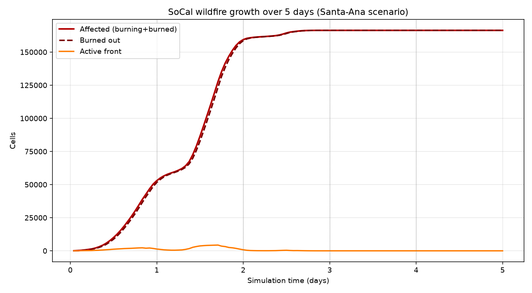
#> input picture analysis/fire_growth.png, 532 x 293 px, shrunk from 1400 x 770 before the run
$ python combine_figures.py
#> lines starting #> are read from the running program, lines starting #| are printed output that depends on the picture
"""Combine the four 5-day analysis figures into one 2x2 PNG."""
import os
import matplotlib
matplotlib.use("Agg")
import matplotlib.pyplot as plt
import matplotlib.image as mpimg

HERE = os.path.dirname(os.path.abspath(__file__))
FIGS = ["fire_growth.png", "grid_impact.png",
        "saidi_voltage.png", "fire_perimeter_day5.png"]
TITLES = ["Fire growth", "Grid impact",
          "SAIDI & min voltage", "Burn perimeter (day 5)"]

fig, axes = plt.subplots(2, 2, figsize=(16, 11))
for ax, fn, ti in zip(axes.ravel(), FIGS, TITLES):
    img = mpimg.imread(os.path.join(HERE, fn))
#> img is the input picture: shape (293, 532, 4) float32; mean R, G, B, A 0.98, 0.973, 0.971, 1
    ax.imshow(img)
    ax.set_title(ti, fontsize=12, fontweight="bold")
    ax.axis("off")
fig.suptitle("SoCal 5-Day Santa-Ana Wildfire on real SRTM terrain — "
             "fire growth, grid impact & reliability",
             fontsize=15, fontweight="bold", y=0.99)
fig.tight_layout(rect=[0, 0, 1, 0.97])
out = os.path.join(HERE, "five_day_combined.png")
fig.savefig(out, dpi=110, bbox_inches="tight")
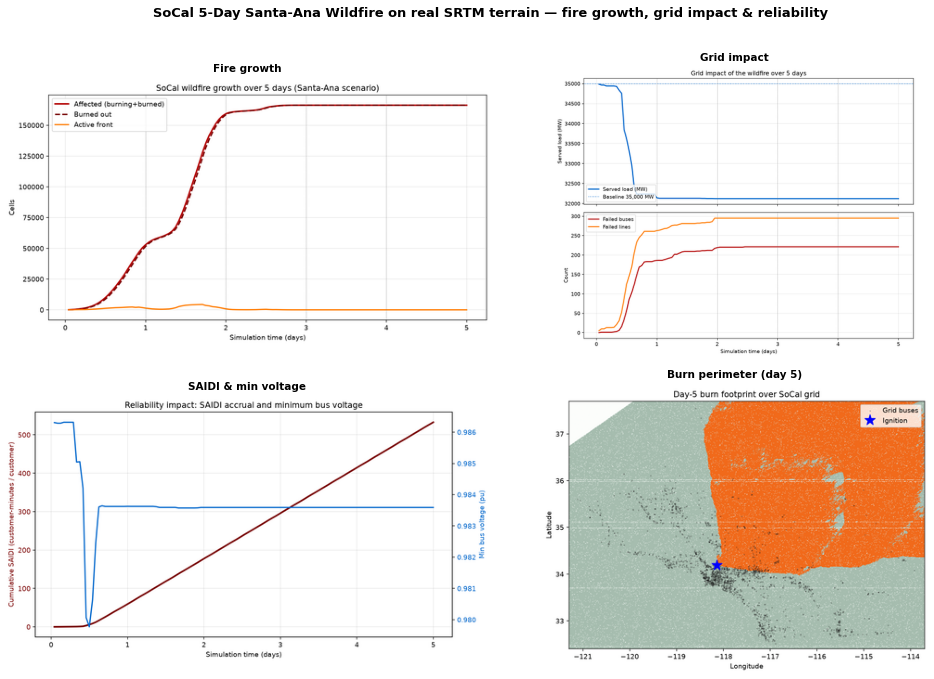
#> figure drawn by matplotlib, 4 panels
print("wrote", out)
